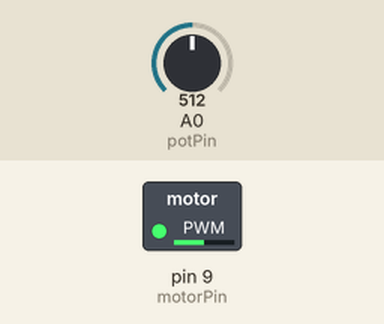
Bench run of a sketch on a simulated Arduino Uno, built with avr-gcc and run on an emulated ATmega328P. Shown: switched loads named in the sketch (green lamp = pin HIGH). Inputs (shaded band) come from the test bench; at power-on: A0 (potPin) = 512.

Above: at 1.2 s.
1.3 s: A0 (potPin) set to 716
At 1.6 s:
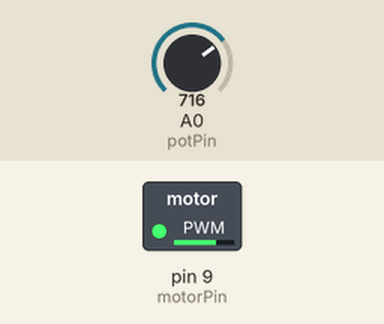
2.8 s: A0 (potPin) set to 900
At 4.0 s:
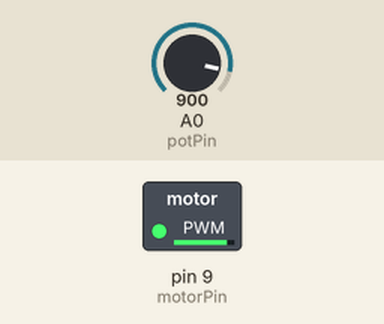
4.3 s: A0 (potPin) set to 122
At 5.3 s:
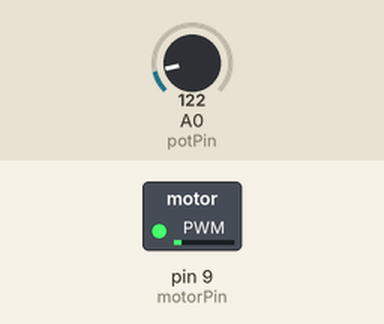
5.8 s: A0 (potPin) set to 0
At 6.5 s:
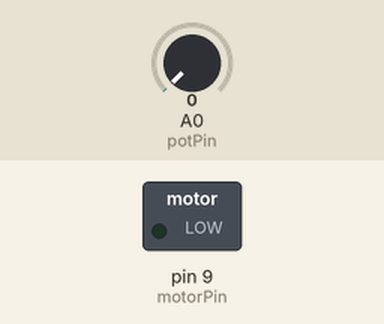
7.3 s: A0 (potPin) set to 511
At 7.8 s:
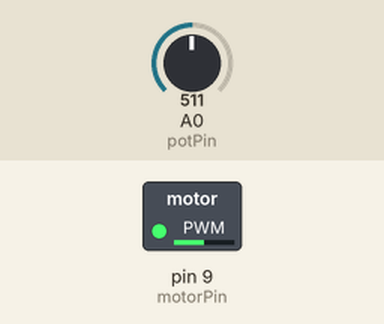
Timing chart, 0 to 9.8 s (numbered marks = the images above; inputs shaded):
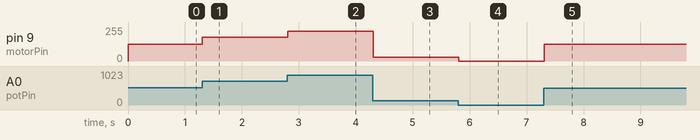

Measured:
- after the input at 1.3 s, pin 9 (motorPin): 127/255 → 178/255 at once
- after the input at 2.8 s, pin 9 (motorPin): 178/255 → 224/255 at once
- after the input at 4.3 s, pin 9 (motorPin): 224/255 → 30/255 at once
- after the input at 5.8 s, pin 9 (motorPin): 30/255 → 0/255 at once
- after the input at 7.3 s, pin 9 (motorPin): 0/255 → 127/255 at once

The sketch:

sketch.ino
```cpp
const int potPin = A0; // Пин для потенциометра
const int motorPin = 9; // Пин управления двигателем (PWM)

void setup() {
  pinMode(motorPin, OUTPUT);
}

void loop() {
  int potValue = analogRead(potPin); // Чтение значения с потенциометра
  int motorSpeed = map(potValue, 0, 1023, 0, 255); // Преобразование в диапазон скоростей
  analogWrite(motorPin, motorSpeed); // Установка скорости
  delay(100); // Задержка
}
```
